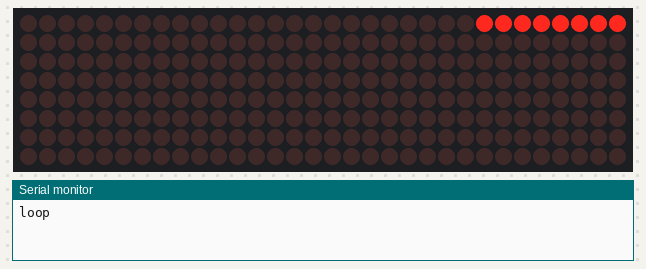
A sketch run on a simulated ESP8266 (NodeMCU). Parts: 32×8 LED matrix, the last lines printed to the serial monitor.

Above: at 0.1 s.
At 0.6 s:
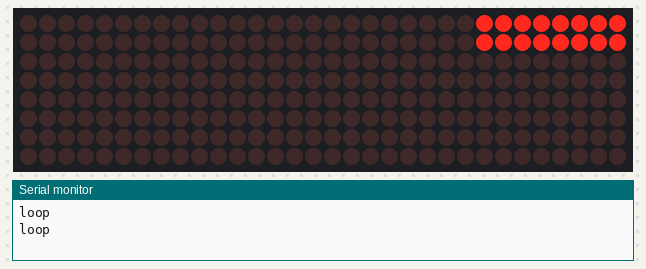
At 1.1 s:
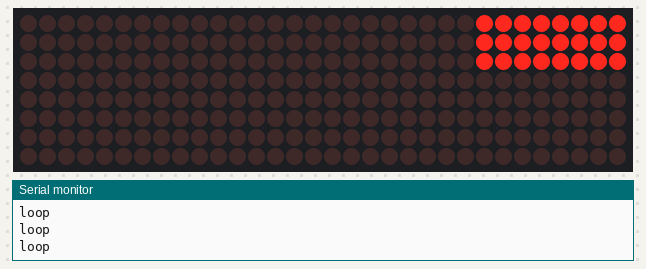
At 1.6 s:
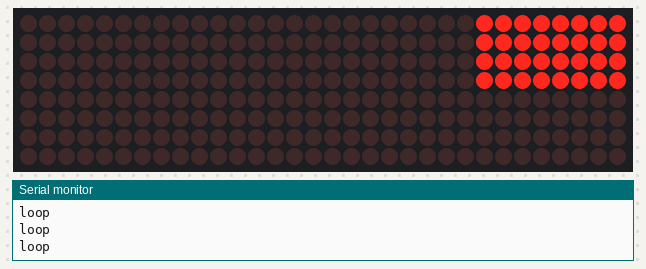
At 2.6 s:
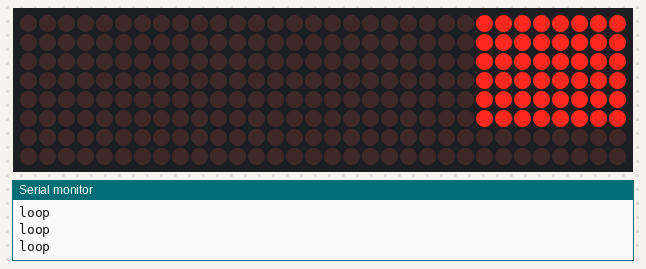
At 3.6 s:
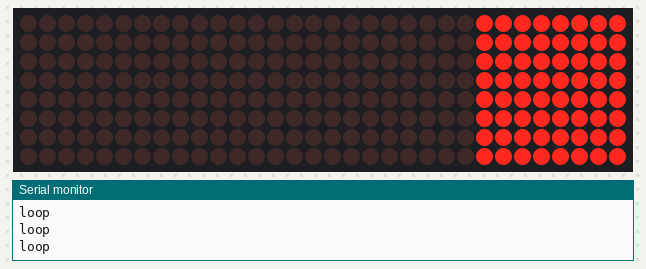

Measured:
- what the display in image 1 shows lasts 0.5 s, from 0.5 s to 1.0 s

The sketch:

wifi-remote-display.ino
```cpp
#include <ESP8266WiFi.h>
#include <WiFiClient.h>
#include <ESP8266WebServer.h>
#include <ESP8266mDNS.h>
#include <LedControl.h>

// pin D0 is connected to DIN
// pin D1 is connected to CLK
// pin D2 is connected to LOAD

const char* ssid        = "PickMe";
const char* password    = "fallout312345";
const char* host        = "esp8266sd";
const int NUM_DISPLAYS  = 4;

/*
 * Create a new controler
 * Params :
 * dataPin    pin on the Arduino where data gets shifted out
 * clockPin   pin for the clock
 * csPin    pin for selecting the device
 * numDevices maximum number of devices that can be controled
 */
LedControl lc           = LedControl(D0, D1, D2, NUM_DISPLAYS);

void setup() {
  Serial.begin(9600);

  for(int address = 0; address < NUM_DISPLAYS; address++) {
    lc.shutdown(address,false);
    lc.setIntensity(address, 2);
    lc.clearDisplay(address);
  }
}

int ii = 0;

void loop() {
  Serial.println("loop");

  if(ii == 8) ii = 0;

  lc.setRow(0, ii, 255);

  delay(500);
  ii++;
}


int _0[]          = { B00111110, B01111111, B01110001, B01011001, B01001101, B01111111, B00111110 };
int _1[]          = { B01000000, B01000010, B01111111, B01111111, B01000000, B01000000 };
int _2[]          = { B01100010, B01110011, B01011001, B01001001, B01101111, B01100110 };
int _3[]          = { B00100010, B01100011, B01001001, B01001001, B01111111, B00110110 };
int _4[]          = { B00011000, B00011100, B00010110, B01010011, B01111111, B01111111, B01010000 };
int _5[]          = { B00100111, B01100111, B01000101, B01000101, B01111101, B00111001 };
int _6[]          = { B00111100, B01111110, B01001011, B01001001, B01111001, B00110000 };
int _7[]          = { B00000011, B00000011, B01110001, B01111001, B00001111, B00000111 };
int _8[]          = { B00110110, B01111111, B01001001, B01001001, B01111111, B00110110 };
int _9[]          = { B00000110, B01001111, B01001001, B01101001, B00111111, B00011110 };
int a[]           = { B00100000, B01110100, B01010100, B01010100, B00111100, B01111000, B01000000 };
int b[]           = { B01000001, B01111111, B00111111, B01001000, B01001000, B01111000, B00110000 };
int c[]           = { B00111000, B01111100, B01000100, B01000100, B01101100, B00101000 };
int d[]           = { B00110000, B01111000, B01001000, B01001001, B00111111, B01111111 };
int e[]           = { B00111000, B01111100, B01010100, B01010100, B01011100, B00011000 };
int f[]           = { B01001000, B01111110, B01111111, B01001001, B00000011, B00000010 };
int g[]           = { B10011000, B10111100, B10100100, B10100100, B11111000, B01111100, B00000100 };
int h[]           = { B01000001, B01111111, B01111111, B00001000, B00000100, B01111100, B01111000 };
int i[]           = { B00000000, B01000100, B01111101, B01111101, B01000000 };
int j[]           = { B01100000, B11100000, B10000000, B10000000, B11111101, B01111101 };
int k[]           = { B01000001, B01111111, B01111111, B00010000, B00111000, B01101100, B01000100 };
int l[]           = { B00000000, B01000001, B01111111, B01111111, B01000000, B00000000 };
int m[]           = { B01111100, B01111100, B00011000, B00111000, B00011100, B01111100, B01111000 };
int n[]           = { B01111100, B01111100, B00000100, B00000100, B01111100, B01111000 };
int o[]           = { B00111000, B01111100, B01000100, B01000100, B01111100, B00111000 };
int p[]           = { B10000100, B11111100, B11111000, B10100100, B00100100, B00111100, B00011000 };
int q[]           = { B00011000, B00111100, B00100100, B10100100, B11111000, B11111100, B10000100 };
int r[]           = { B01000100, B01111100, B01111000, B01001100, B00000100, B00011100, B00011000 };
int s[]           = { B01001000, B01011100, B01010100, B01010100, B01110100, B00100100 };
int t[]           = { B00000000, B00000100, B00111110, B01111111, B01000100, B00100100 };
int u[]           = { B00111100, B01111100, B01000000, B01000000, B00111100, B01111100, B01000000 };
int v[]           = { B00011100, B00111100, B01100000, B01100000, B00111100, B00011100 };
int w[]           = { B00111100, B01111100, B01110000, B00111000, B01110000, B01111100, B00111100 };
int x[]           = { B01000100, B01101100, B00111000, B00010000, B00111000, B01101100, B01000100 };
int y[]           = { B10011100, B10111100, B10100000, B10100000, B11111100, B01111100 };
int z[]           = { B01001100, B01100100, B01110100, B01011100, B01001100, B01100100 };
int A[]           = { B01111100, B01111110, B00010011, B00010011, B01111110, B01111100 };
int B[]           = { B01000001, B01111111, B01111111, B01001001, B01001001, B01111111, B00110110 };
int C[]           = { B00011100, B00111110, B01100011, B01000001, B01000001, B01100011, B00100010 };
int D[]           = { B01000001, B01111111, B01111111, B01000001, B01100011, B00111110, B00011100 };
int E[]           = { B01000001, B01111111, B01111111, B01001001, B01011101, B01000001, B01100011 };
int F[]           = { B01000001, B01111111, B01111111, B01001001, B00011101, B00000001, B00000011 };
int G[]           = { B00011100, B00111110, B01100011, B01000001, B01010001, B01110011, B01110010 };
int H[]           = { B01111111, B01111111, B00001000, B00001000, B01111111, B01111111 };
int I[]           = { B01000001, B01111111, B01111111, B01000001 };
int J[]           = { B00110000, B01110000, B01000000, B01000001, B01111111, B00111111, B00000001 };
int K[]           = { B01000001, B01111111, B01111111, B00001000, B00011100, B01110111, B01100011 };
int L[]           = { B01000001, B01111111, B01111111, B01000001, B01000000, B01100000, B01110000 };
int M[]           = { B01111111, B01111111, B00001110, B00011100, B00001110, B01111111, B01111111 };
int N[]           = { B01111111, B01111111, B00000110, B00001100, B00011000, B01111111, B01111111 };
int O[]           = { B00011100, B00111110, B01100011, B01000001, B01100011, B00111110, B00011100 };
int P[]           = { B01000001, B01111111, B01111111, B01001001, B00001001, B00001111, B00000110 };
int Q[]           = { B00011110, B00111111, B00100001, B01110001, B01111111, B01011110 };
int R[]           = { B01000001, B01111111, B01111111, B00001001, B00011001, B01111111, B01100110 };
int S[]           = { B00100110, B01101111, B01001101, B01011001, B01110011, B00110010 };
int T[]           = { B00000011, B01000001, B01111111, B01111111, B01000001, B00000011 };
int U[]           = { B01111111, B01111111, B01000000, B01000000, B01111111, B01111111 };
int V[]           = { B00011111, B00111111, B01100000, B01100000, B00111111, B00011111 };
int W[]           = { B01111111, B01111111, B00110000, B00011000, B00110000, B01111111, B01111111 };
int X[]           = { B01000011, B01100111, B00111100, B00011000, B00111100, B01100111, B01000011 };
int Y[]           = { B00000111, B01001111, B01111000, B01111000, B01001111, B00000111 };
int Z[]           = { B01000111, B01100011, B01110001, B01011001, B01001101, B01100111, B01110011 };
int SPACE[]       = { B00000000, B00000000, B00000000 };
int COLON[]       = { B00000000, B01100110, B01100110, B00000000 };
int SEMI_COLON[]  = { B00000000, B10000000, B11100110, B01100110, B00000000 };
int LESS_THAN[]   = { B00001000, B00011100, B00110110, B01100011, B01000001 };
int GREA_THAN[]   = { B00000000, B01000001, B01100011, B00110110, B00011100, B00001000 };
int BRA_OPEN[]    = { B00000000, B00011100, B00111110, B01100011, B01000001 };
int BRA_CLOSE[]   = { B00000000, B01000001, B01100011, B00111110, B00011100 };
int PERCENT[]     = { B01000110, B01100110, B00110000, B00011000, B00001100, B01100110, B01100010 };
int EQUALS[]      = { B00100100, B00100100, B00100100, B00100100, B00100100, B00100100 };
int PLUS[]        = { B00001000, B00001000, B00111110, B00111110, B00001000, B00001000 };
int MINUS[]       = { B00001000, B00001000, B00001000, B00001000, B00001000 };
int TIMES[]       = { B00001000, B00101010, B00111110, B00011100, B00011100, B00111110, B00101010, B00001000 };
int COMMA[]       = { B00000000, B10000000, B11100000, B01100000 };
int PERIOD[]      = { B00000000, B01100000, B01100000 };
int EXCLAMATION[] = { B00000000, B00000110, B01011111, B01011111, B00000110 };
int QUESTION[]    = { B00000010, B00000011, B01010001, B01011001, B00001111, B00000110 };
int AT[]          = { B01111110, B01111111, B01000001, B01011101, B01011101, B00011111, B00011110 };
int HASH[]        = { B00010100, B01111111, B01111111, B00010100, B01111111, B01111111, B00010100 };
int DOLLAR[]      = { B00100100, B00101110, B01101011, B01101011, B00111010, B00010010 };
int SQR_OPEN[]    = { B00000000, B01111111, B01111111, B01000001, B01000001 };
int SQR_CLOSE[]   = { B00000000, B01000001, B01000001, B01111111, B01111111 };
int UNDERSCORE[]  = { B01000000, B01000000, B01000000, B01000000, B01000000 };
int SQUIG_OPEN[]  = { B00001000, B00001000, B00111110, B01110111, B01000001, B01000001 };
int SQUIG_CLOSE[] = { B01000001, B01000001, B01110111, B00111110, B00001000, B00001000 };
int AMPERSAND[]   = { B00001000, B00001100, B00000110, B00000011, B00000110, B00001100, B00001000 };
int FWD_SLASH[]   = { B01100000, B00110000, B00011000, B00001100, B00000110, B00000011, B00000001 };
int BACK_SLASH[]  = { B00000001, B00000011, B00000110, B00001100, B00011000, B00110000, B01100000 };
int TILDA[]       = { B00000010, B00000011, B00000001, B00000011, B00000010, B00000011, B00000001 };

/*
int NUM_ROWS            = 32;       // NUM_DISPLAYS * 8
int                     rows[32];   // Same as NUM_ROWS
int                     currentChar[8];
int currentCharIdx      = 0;
int currentCharLen      = 0;
String message          = "Ready...";
int messageIdx          = -1;
int messageLen          = 0;
bool messageChanged     = false;
String serailText;

ESP8266WebServer server(80);


void returnOK() {
  server.send(200, "text/plain", "");
}

void returnFail(String msg) {
  server.send(500, "text/plain", msg + "\r\n");
}

void handleCreate(){
  if(server.args() == 0) return returnFail("BAD ARGS");
  String path = server.arg(0);

  Serial.print("Serial command: ");
  Serial.println(path);

  clearDisplays();

  message = path;
  messageLen = message.length();
  messageIdx = -1;
  serailText = "";

  shiftNextLetter();

  returnOK();
}

void setup() {
  Serial.begin(9600);

  for(int address = 0; address < NUM_DISPLAYS; address++) {
    lc.shutdown(address,false);
    lc.setIntensity(address, 2);
    lc.clearDisplay(address);
  }

  messageLen = message.length();

  Serial.setDebugOutput(true);
  Serial.print("\n");
  WiFi.begin(ssid, password);
  Serial.print("Connecting to ");
  Serial.println(ssid);

  // Wait for connection
  uint8_t i = 0;
  while (WiFi.status() != WL_CONNECTED && i++ < 20) {//wait 10 seconds
    delay(500);
  }
  if(i == 21){
    Serial.print("Could not connect to");
    Serial.println(ssid);
    while(1) delay(500);
  }
  Serial.print("Connected! IP address: ");
  Serial.println(WiFi.localIP());

  server.on("/display", HTTP_PUT, handleCreate);
  server.begin();
  shiftNextLetter();
}

void loop() {
  server.handleClient();
  shiftRows();

  if(currentCharIdx < currentCharLen) {
    rows[NUM_ROWS - 1] = currentChar[currentCharIdx];
    currentCharIdx++;
  }
  // else if(currentCharIdx == currentCharLen-1) {
  else {
    shiftNextLetter();
    currentCharIdx = 0;
  }

  render();
  delay(25);
}

void clearDisplays() {
  for(int i = 0; i < NUM_ROWS; i++) {
    rows[i] = 0;
  }

  for(int address = 0; address < NUM_DISPLAYS; address++) {
    lc.clearDisplay(address);
  }
}

void shiftNextLetter() {
  // There is no message data to display
  if(messageLen == 0) {
    return;
  }

  // We are at the end of the message
  if(messageIdx == (messageLen - 1)) {
    currentChar[0] = 0;
    currentChar[1] = 0;
    currentChar[2] = 0;
    currentChar[3] = 0;
    currentChar[4] = 0;
    currentChar[5] = 0;
    currentChar[6] = 0;
    currentChar[7] = 0;

    return;
  }

  // Set our position in the display string
  messageIdx += 1;
  mapLetter();
}

void mapLetter(){
  currentCharIdx = 0;

  switch( message[messageIdx] ) {
    case '0': copyLetter(_0,            7); break;
    case '1': copyLetter(_1,            6); break;
    case '2': copyLetter(_2,            6); break;
    case '3': copyLetter(_3,            6); break;
    case '4': copyLetter(_4,            7); break;
    case '5': copyLetter(_5,            6); break;
    case '6': copyLetter(_6,            6); break;
    case '7': copyLetter(_7,            6); break;
    case '8': copyLetter(_8,            6); break;
    case '9': copyLetter(_9,            6); break;

    case 'A': copyLetter(A,             6); break;
    case 'B': copyLetter(B,             7); break;
    case 'C': copyLetter(C,             7); break;
    case 'D': copyLetter(D,             7); break;
    case 'E': copyLetter(E,             7); break;
    case 'F': copyLetter(F,             7); break;
    case 'G': copyLetter(G,             7); break;
    case 'H': copyLetter(H,             6); break;
    case 'I': copyLetter(I,             4); break;
    case 'J': copyLetter(J,             7); break;
    case 'K': copyLetter(K,             7); break;
    case 'L': copyLetter(L,             7); break;
    case 'M': copyLetter(M,             7); break;
    case 'N': copyLetter(N,             7); break;
    case 'O': copyLetter(O,             7); break;
    case 'P': copyLetter(P,             7); break;
    case 'Q': copyLetter(Q,             6); break;
    case 'R': copyLetter(R,             7); break;
    case 'S': copyLetter(S,             6); break;
    case 'T': copyLetter(T,             6); break;
    case 'U': copyLetter(U,             6); break;
    case 'V': copyLetter(V,             6); break;
    case 'W': copyLetter(W,             7); break;
    case 'X': copyLetter(X,             7); break;
    case 'Y': copyLetter(Y,             6); break;
    case 'Z': copyLetter(Z,             7); break;

    case 'a': copyLetter(a,             7); break;
    case 'b': copyLetter(b,             7); break;
    case 'c': copyLetter(c,             6); break;
    case 'd': copyLetter(d,             6); break;
    case 'e': copyLetter(e,             6); break;
    case 'f': copyLetter(f,             6); break;
    case 'g': copyLetter(g,             7); break;
    case 'h': copyLetter(h,             7); break;
    case 'i': copyLetter(i,             5); break;
    case 'j': copyLetter(j,             6); break;
    case 'k': copyLetter(k,             7); break;
    case 'l': copyLetter(l,             6); break;
    case 'm': copyLetter(m,             7); break;
    case 'n': copyLetter(n,             6); break;
    case 'o': copyLetter(o,             6); break;
    case 'p': copyLetter(p,             7); break;
    case 'q': copyLetter(q,             7); break;
    case 'r': copyLetter(r,             7); break;
    case 's': copyLetter(s,             6); break;
    case 't': copyLetter(t,             6); break;
    case 'u': copyLetter(u,             7); break;
    case 'v': copyLetter(v,             6); break;
    case 'w': copyLetter(w,             7); break;
    case 'x': copyLetter(x,             7); break;
    case 'y': copyLetter(y,             6); break;
    case 'z': copyLetter(z,             6); break;

    case ' ': copyLetter(SPACE,         3); break;
    case ':': copyLetter(COLON,         4); break;
    case ';': copyLetter(SEMI_COLON,    5); break;
    case '<': copyLetter(LESS_THAN,     5); break;
    case '>': copyLetter(GREA_THAN,     6); break;
    case '(': copyLetter(BRA_OPEN,      5); break;
    case ')': copyLetter(BRA_CLOSE,     5); break;
    case '%': copyLetter(PERCENT,       7); break;
    case '=': copyLetter(EQUALS,        6); break;
    case '+': copyLetter(PLUS,          6); break;
    case '-': copyLetter(MINUS,         5); break;
    case '*': copyLetter(TIMES,         8); break;
    case ',': copyLetter(COMMA,         4); break;
    case '.': copyLetter(PERIOD,        3); break;
    case '!': copyLetter(EXCLAMATION,   5); break;
    case '?': copyLetter(QUESTION,      6); break;
    case '@': copyLetter(AT,            7); break;
    case '#': copyLetter(HASH,          7); break;
    case '$': copyLetter(DOLLAR,        6); break;
    case '[': copyLetter(SQR_OPEN,      5); break;
    case ']': copyLetter(SQR_CLOSE,     5); break;
    case '_': copyLetter(UNDERSCORE,    5); break;
    case '{': copyLetter(SQUIG_OPEN,    6); break;
    case '}': copyLetter(SQUIG_CLOSE,   6); break;
    case '^': copyLetter(AMPERSAND,     6); break;
    case '/': copyLetter(FWD_SLASH,     6); break;
    case '\\': copyLetter(BACK_SLASH,   7); break;
    case '~': copyLetter(TILDA,         7); break;

    default: copyLetter(SPACE, 3); break;
  }
}

void copyLetter(int data[], int charLen) {
  currentCharLen = charLen;

  for(int i = 0; i < charLen; i++) {
    currentChar[i] = data[i];
  }
}

void shiftRows() {
  for( int i = 0; i < NUM_ROWS; i++ ) {
    rows[i] = rows[i+1];
  }

  rows[NUM_ROWS - 1] = 0;
}

int workDisplayNumber(int rowNumber) {
  if(rowNumber <= 7) {
    return 0;
  }

  for(int i = 0; i < NUM_DISPLAYS; i++) {
    int maxNumber = 7 + (i * 8);

    if(rowNumber <= maxNumber) {
      return i;
    }
  }

  return 99;
}

int workColumnNum(int displayNumber, int rowNumber) {
  // No need to map number if it's the first sreen
  if(displayNumber == 0) {
    return rowNumber;
  }

  // Work out the relative column number for the given screen
  return rowNumber - (8 * displayNumber);
}

void render() {
  for(int i = 0; i < NUM_ROWS; i++) {
    int displayNumber = workDisplayNumber(i);
    int columnNumber  = workColumnNum(displayNumber, i);
    int rowValue      = rows[i];

    lc.setRow(displayNumber, columnNumber, rowValue);
  }
}
*/
```
